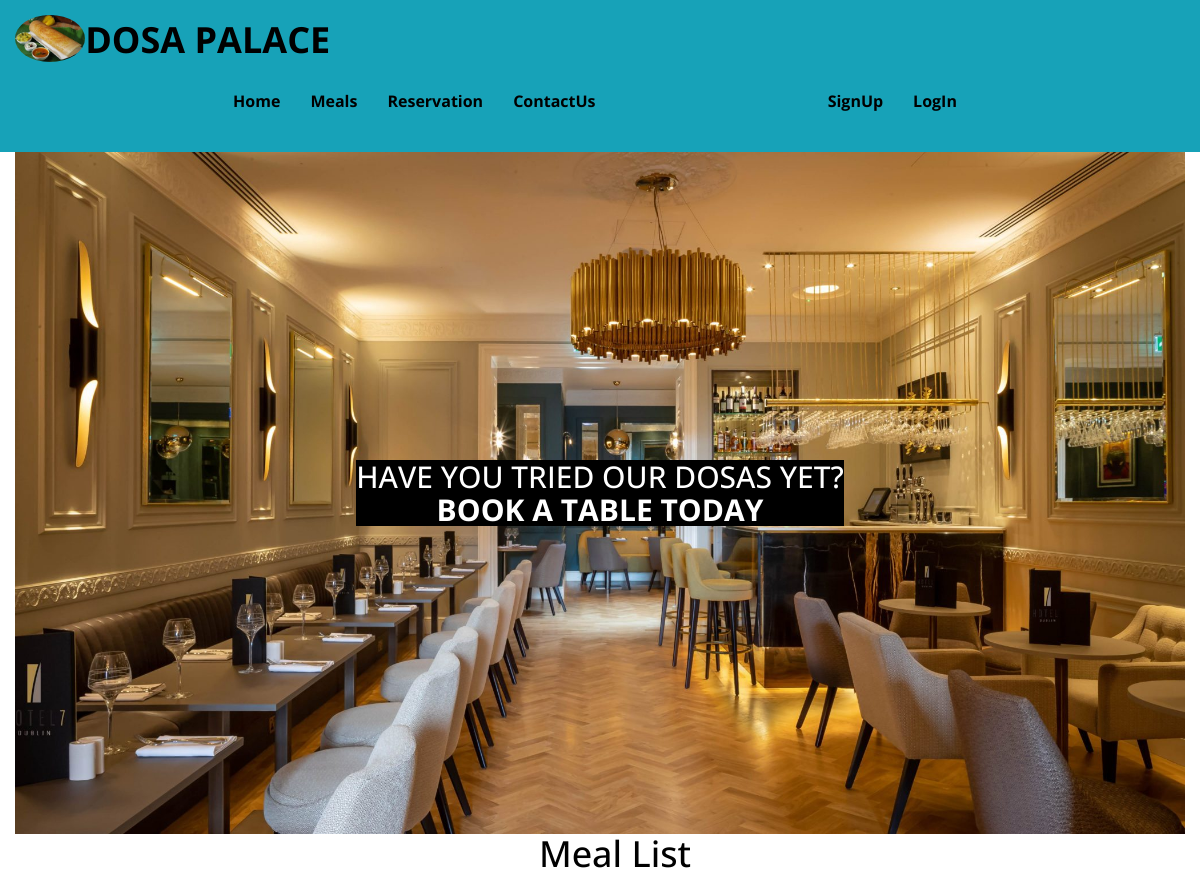
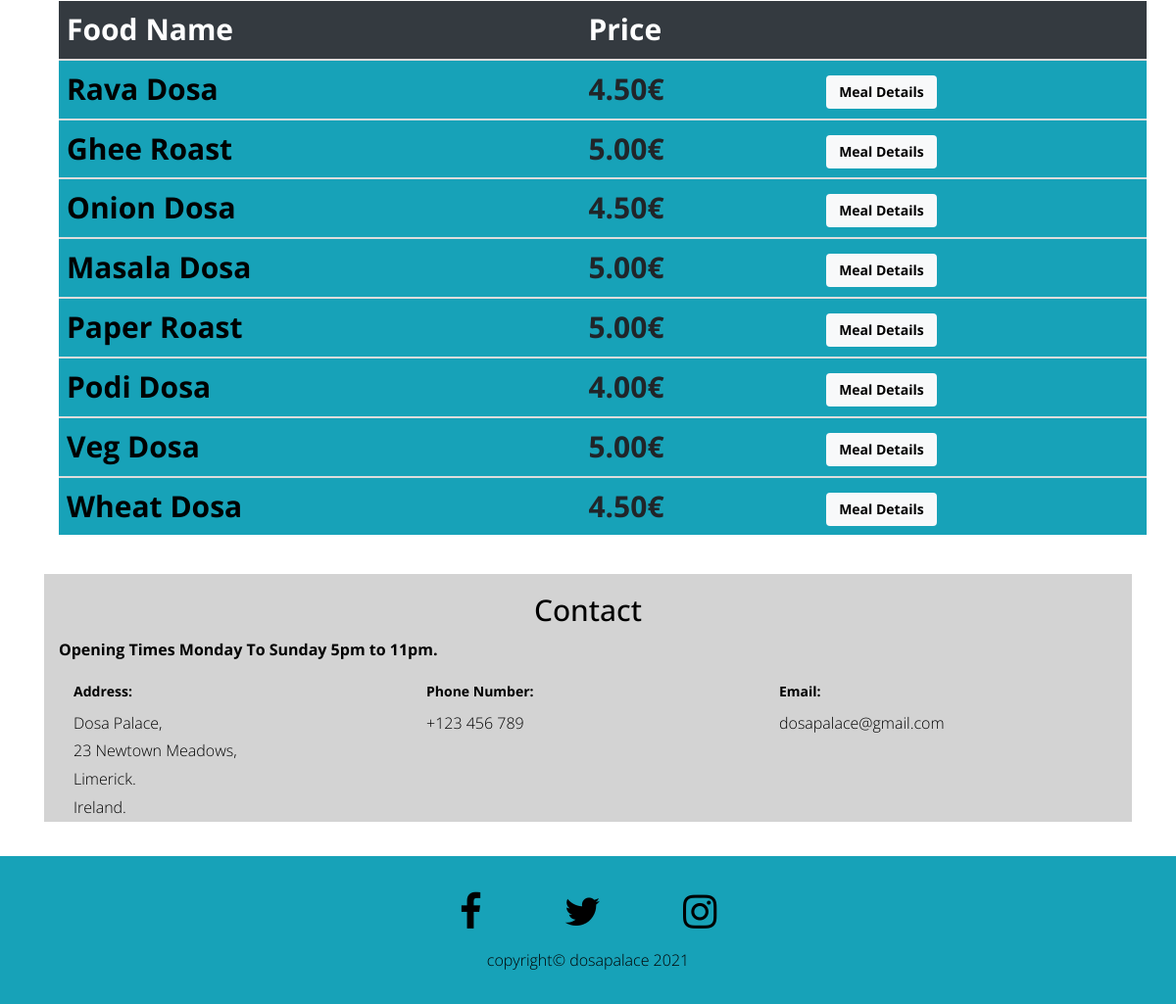
The app's page /get_meal_list/ with its own data (2 pictures, top to bottom).
### meals/models.py (models this page shows, shortened)
class Meals(models.Model):
    name = models.CharField(max_length=50, unique=True)
    slug = models.SlugField(max_length=50, unique=True)
    description = models.TextField(max_length=200)
    price = models.DecimalField(max_digits=5, decimal_places=2)
    preparation_time = models.IntegerField()
    image = models.ImageField(upload_to='media/', default=True)
    class Meta:
        verbose_name = 'meal'
        verbose_name_plural = 'meals'

### meals/views.py (the view)
# urls.py: path('get_meal_list/', views.get_meal_list, name='get_meal_list'),
def get_meal_list(request):
    meal_list = Meals.objects.all()
    context = {
        'meal_list': meal_list,
    }
    return render(request, 'meals/list.html', context)

### meals/templates/meals/list.html
{% extends "base.html" %}
{% load static %}
{% block content%}
<section class="meals-list" id="meals">
<div class="container text-center">
<h1>Meal List</h1>
<table class="table bg-info table-hover meal-table">
    <thead class="bg-dark text-white">
        <tr>
            <th>Food Name</th>
            <th>Price</th>
            <th></th>
        </tr>
    </thead>
    <tbody>
        {% for meal in meal_list %}
        <tr>
            <th>
                <a href="/meals/get_meal_detail/{{meal.id}}">{{ meal.name }}</a></th>
            <th>{{ meal.price }}€</th>
            <th><button class="btn bg-light"><a href="/meals/get_meal_detail/{{meal.id}}">Meal Details</a></button></th>
        </tr>
    </tbody>
        {% endfor %}
</table>
</div>
</section>
{% endblock %}

### static/css/style.css (style rules this page uses)
html { overflow-x: hidden; }
body { background-color: #fff; font-family: "Open Sans", cursive; font-size: 16px; line-height: 1.8; font-weight: 300; color: #000; }
ul, li, a { text-decoration: none; color: #000; font-weight: bold; }
.table { font-size: 30px; }

### records on screen
Meals: name "Rava Dosa", price "4.50"
Meals: name "Ghee Roast", price "5.00"
Meals: name "Onion Dosa", price "4.50"
Meals: name "Masala Dosa", price "5.00"
Meals: name "Paper Roast", price "5.00"
Meals: name "Podi Dosa", price "4.00"
Meals: name "Veg Dosa", price "5.00"
Meals: name "Wheat Dosa", price "4.50"
